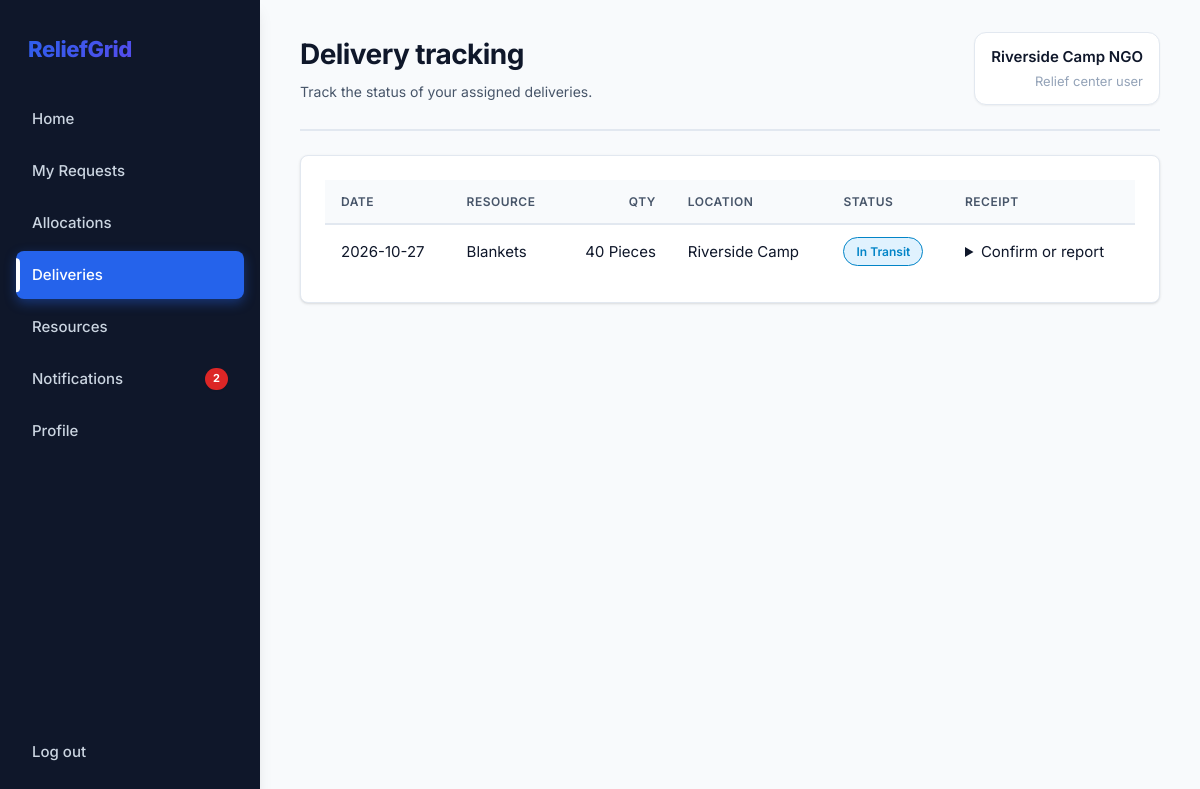
Page /my/deliveries (signed in) on the committed database.
### tables this page shows
CREATE TABLE deliveries (
    id INTEGER PRIMARY KEY, request_id INTEGER NOT NULL REFERENCES requests(id),
    quantity INTEGER NOT NULL, origin TEXT NOT NULL DEFAULT 'Main Depot',
    status TEXT NOT NULL DEFAULT 'Assigned', confirmed INTEGER NOT NULL DEFAULT 0,
    issue TEXT, created_at TEXT DEFAULT CURRENT_TIMESTAMP
);

CREATE TABLE resources (
    id INTEGER PRIMARY KEY, name TEXT UNIQUE NOT NULL, unit TEXT NOT NULL,
    quantity INTEGER NOT NULL DEFAULT 0 CHECK (quantity >= 0),
    low_threshold INTEGER NOT NULL DEFAULT 0, updated_at TEXT DEFAULT CURRENT_TIMESTAMP
);

CREATE TABLE locations (
    id INTEGER PRIMARY KEY, disaster_id INTEGER REFERENCES disasters(id),
    name TEXT NOT NULL, type TEXT NOT NULL, severity TEXT NOT NULL,
    people_affected INTEGER NOT NULL DEFAULT 0, status TEXT NOT NULL DEFAULT 'Active',
    lat REAL, lng REAL
);

### app.py (the view)
@app.route("/my/deliveries")
@login_required("relief")
def my_deliveries():
    rows = q("""SELECT d.*, rs.name AS resource_name, rs.unit, l.name AS location_name FROM deliveries d
                JOIN requests q ON q.id=d.request_id JOIN resources rs ON rs.id=q.resource_id
                JOIN locations l ON l.id=q.location_id WHERE q.user_id=? ORDER BY d.id DESC""", session["user_id"])
    return render_template("my_deliveries.html", rows=rows)

### app.py (called while the page is built)
def db():
    return database.get_db()

def q(sql, *args, one=False):
    rows = db().execute(sql, args).fetchall()
    return (rows[0] if rows else None) if one else rows

def login_required(role=None):
    def deco(f):
        @functools.wraps(f)
        def wrapper(*a, **kw):
            if "user_id" not in session:
                return redirect(url_for("login"))
            if role and session["role"] != role:
                flash("You don't have access to that page.", "error")
                return redirect(url_for("home_redirect"))
            return f(*a, **kw)
        return wrapper
    return deco

@app.context_processor
def inject_nav():
    if "user_id" not in session:
        return {}
    admin = session["role"] == "admin"
    unread = q("SELECT COUNT(*) c FROM notifications WHERE is_read=0 AND " + ("user_id IS NULL" if admin else "user_id=?"),
               *([] if admin else [session["user_id"]]), one=True)["c"]
    return {"nav": ADMIN_NAV if admin else USER_NAV, "unread": unread}

### db.py (called while the page is built)
def get_db():
    if "db" not in g:
        g.db = sqlite3.connect(DB_PATH)
        g.db.row_factory = sqlite3.Row
        g.db.execute("PRAGMA foreign_keys = ON")
    return g.db

### templates/my_deliveries.html (shortened to what this page needs)
{% extends "base.html" %}{% from "_macros.html" import pill %}
{% block heading %}Delivery tracking{% endblock %}{% block sub %}Track the status of your assigned deliveries.{% endblock %}
{% block content %}<div class="card wrap"><table><tr><th>Date</th><th>Resource</th><th class="num">Qty</th><th>Location</th><th>Status</th><th>Receipt</th></tr>
{% for d in rows %}<tr><td>{{ d.created_at[:10] }}</td><td>{{ d.resource_name }}</td><td class="num">{{ d.quantity }} {{ d.unit }}</td><td>{{ d.location_name }}</td><td>{{ pill(d.status) }}</td>
<td>{% if d.status == 'Assigned' %}<span class="muted small-text">Not dispatched yet</span>
{% else %}{% if d.issue %}<span class="neg small-text">Reported: {{ d.issue }}</span>{% elif d.confirmed %}<span class="small-text">Receipt confirmed</span>{% endif %}
{% if not d.confirmed %}<details><summary>Confirm or report</summary><form method="post" action="{{ url_for('delivery_feedback', did=d.id, action='confirm') }}" style="margin:6px 0"><button class="small">Confirm receipt</button></form>
</details>{% endif %}{% endif %}</td></tr>
{% else %}<tr><td colspan="6" class="muted">No deliveries yet. They appear once your requests are allocated.</td></tr>{% endfor %}</table></div>{% endblock %}

### templates/_macros.html (shortened to what this page needs)
{% macro pill(text) %}<span class="pill {{ text|lower|replace(' ','-') }}">{{ text }}</span>{% endmacro %}

### static/style.css (style rules this page uses)
:root { --primary: #2563eb; --primary-hover: #1d4ed8; --primary-light: #dbeafe; --navy: #0f172a; --navy-light: #1e293b; --slate: #334155; --slate-light: #64748b; --bg-app: #f8fafc; --bg-card: #ffffff; --bg-sidebar: #0f172a; --border: #e2e8f0; --border-dark: #cbd5e1; --text-primary: #0f172a; --text-secondary: #475569; --text-muted: #94a3b8; --red: #dc2626; --red-light: #fee2e2; --orange: #ea580c; --orange-light: #ffedd5; --green: #16a34a; --green-light: #dcfce7; --blue: #0284c7; --blue-light: #e0f2fe; --purple: #9333ea; --purple-light: #f3e8ff; --yellow: #ca8a04; --yellow-light: #fef9c3; --shadow-sm: 0 1px 2px 0 rgba(0, 0, 0, 0.05); --shadow: 0 1px 3px 0 rgba(0, 0, 0, 0.1), 0 1px 2px -1px rgba(0, 0, 0, 0.1); --shadow-md: 0 4px 6px -1px rgba(0, 0, 0, 0.1), 0 2px 4px -2px rgba(0, 0, 0, 0.1); --shadow-lg: 0 10px 15px -3px rgba(0, 0, 0, 0.1), 0 4px 6px -4px rgba(0, 0, 0, 0.1); --radius-sm: 6px; --radius: 8px; --radius-lg: 12px; --radius-xl: 16px; --space-xs: 4px; --space-sm: 8px; --space: 12px; --space-md: 16px; --space-lg: 24px; --space-xl: 32px; }
* { box-sizing: border-box; }
body { margin: 0; font-family: 'Inter', -apple-system, BlinkMacSystemFont, "Segoe UI", Roboto, sans-serif; font-size: 15px; line-height: 1.6; background: var(--bg-app); color: var(--text-primary); -webkit-font-smoothing: antialiased; -moz-osx-font-smoothing: grayscale; }
.card { background: var(--bg-card); border: 1px solid var(--border); border-radius: var(--radius-lg); padding: var(--space-lg); margin-bottom: var(--space-md); box-shadow: var(--shadow); transition: all 0.3s ease; }
table { width: 100%; border-collapse: separate; border-spacing: 0; }
th, td { text-align: left; padding: var(--space) var(--space-md); vertical-align: middle; }
th { color: var(--text-secondary); font-weight: 600; font-size: 12px; text-transform: uppercase; letter-spacing: 0.5px; background: var(--bg-app); border-bottom: 2px solid var(--border); position: sticky; top: 0; z-index: 1; }
td { border-bottom: 1px solid var(--border); }
tr:last-child td { border-bottom: none; }
.wrap { overflow-x: auto; border-radius: var(--radius); }
.num { text-align: right; font-variant-numeric: tabular-nums; }
.pill { border-radius: 16px; padding: 4px 12px; font-size: 12px; font-weight: 600; white-space: nowrap; display: inline-flex; align-items: center; background: var(--bg-app); color: var(--text-secondary); border: 1px solid var(--border); }
.medium, .in-transit, .in-progress { background: var(--blue-light); color: var(--blue); border-color: var(--blue); }

### rows in the picture
deliveries: created_at "2026-10-27", resource_name "Blankets", quantity "40", unit "Pieces", location_name "Riverside Camp", status "In Transit"

### other values in the picture
{{ label }} "Home" "My Requests" "Allocations" "Deliveries" "Resources" "Notifications" "Profile"
{{ unread }} "2"
{{ session.name }} "Riverside Camp NGO"
{{ 'Admin' if session.role == 'admin' else 'Relief center user' }} "Relief center user"
